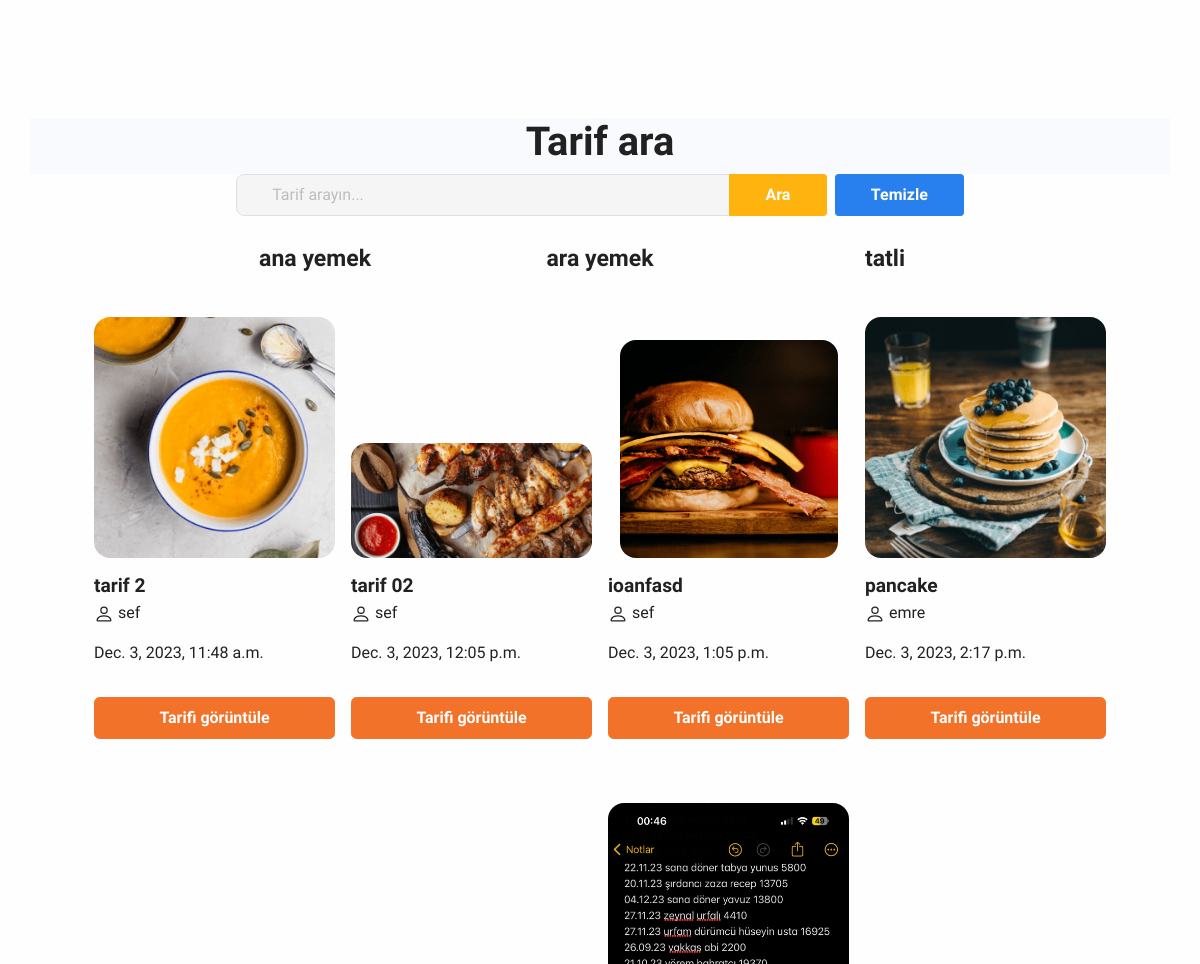
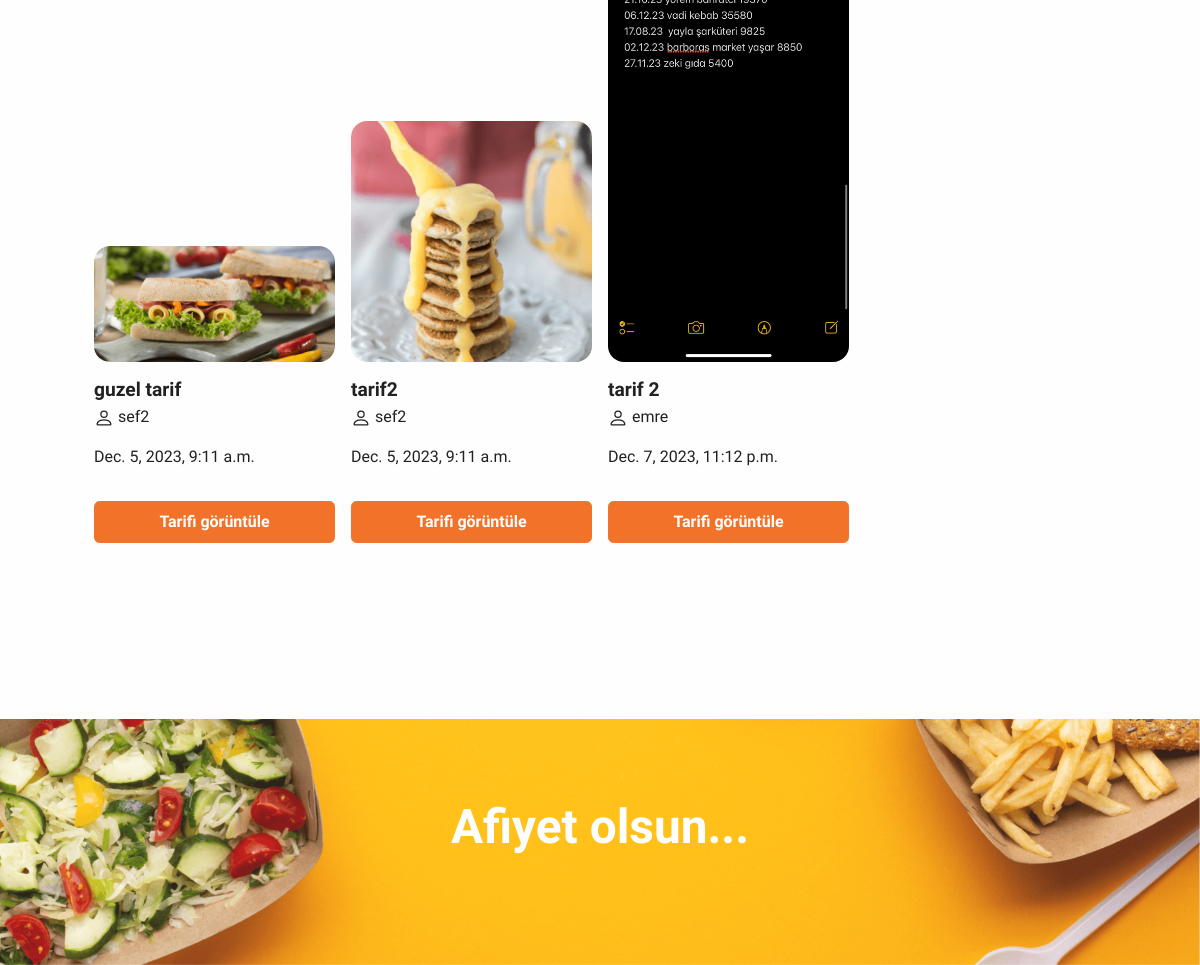
Before: / (lower part) with the older database file (2 pictures, top to bottom).
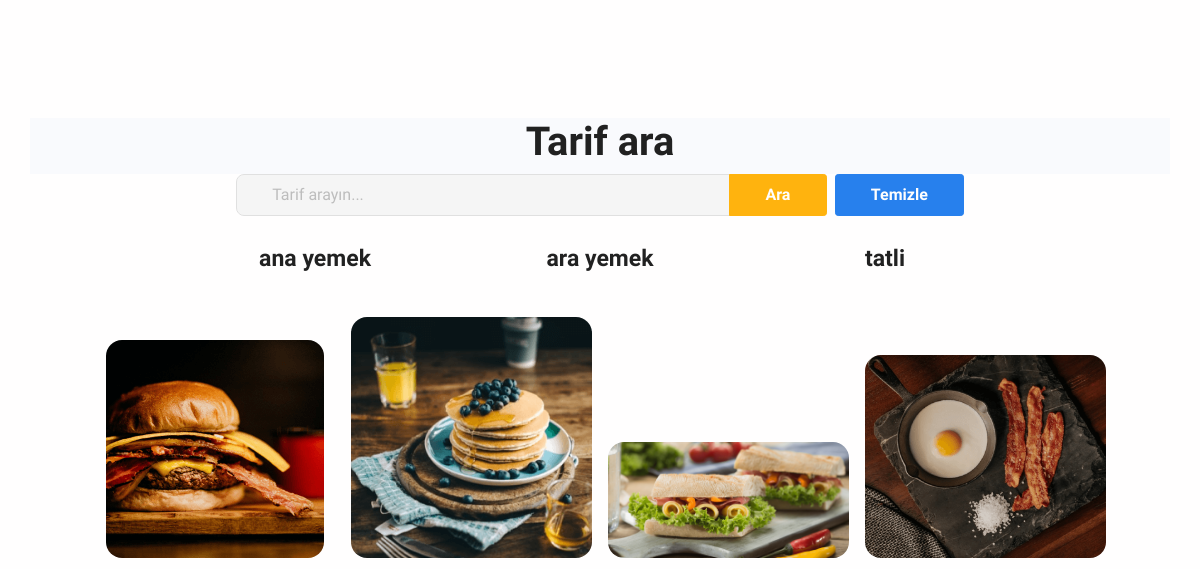
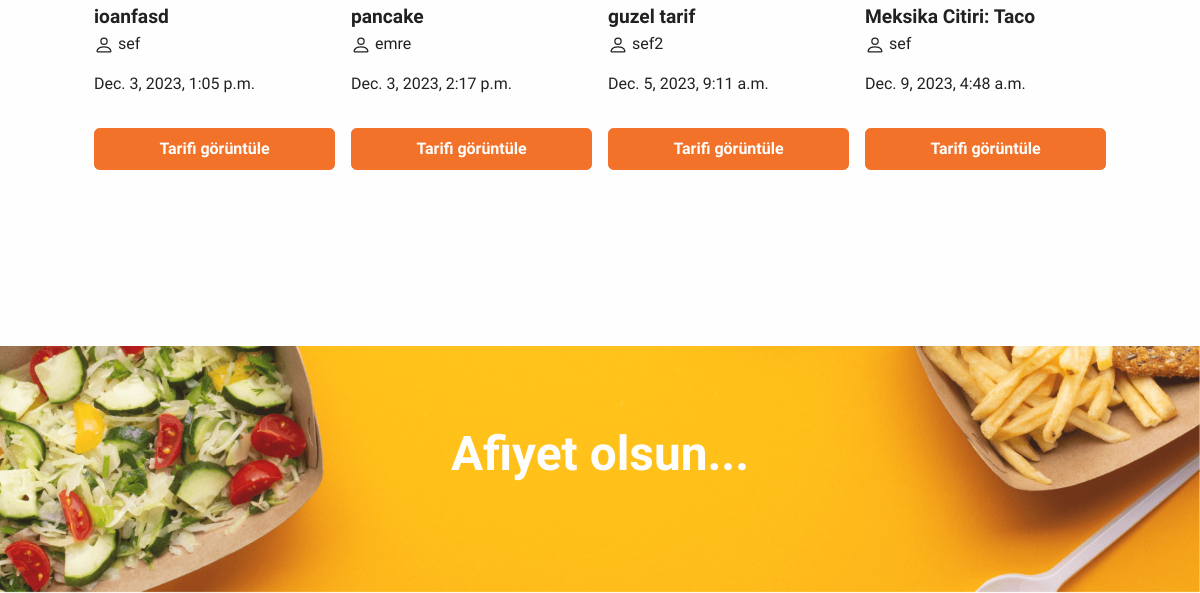
After: the same page with the newer database file (2 pictures, top to bottom).
### recipes/models.py (models this page shows, shortened)
class Category(models.Model):
    name = models.CharField(max_length=20)
    class Meta:
        verbose_name_plural = 'Categories'

class Recipe(models.Model):
    category = models.ForeignKey(
        Category, related_name='recipes', on_delete=models.CASCADE)
    name = models.CharField(max_length=30)
    description = RichTextField(blank=True, null=True)
    materials = RichTextField(blank=True, null=True)
    created_by = models.ForeignKey(
        User, related_name='recipes', on_delete=models.CASCADE)
    created_at = models.DateTimeField(auto_now_add=True)
    image = models.ImageField(upload_to='images/', blank=True, null=True)

### home/views.py (the view)
# urls.py: path('', views.index, name='index'),
def index(request):
    query = request.GET.get('query', '')
    recipes = Recipe.objects.all()
    category_id = request.GET.get('category', 0)
    categories = Category.objects.all()
    if category_id:
        recipes = recipes.filter(category_id=category_id)
    if query:
        recipes = recipes.filter(
            Q(name__icontains=query) | Q(description__icontains=query))
    context = {"recipes": recipes, "categories": categories,
               "query": query, "category_id": int(category_id)}
    return render(request, 'index.html', context)

### home/templates/index.html (shortened to what this page needs)
{% extends "base.html" %} {% load static %} {% block content %}
<div id="results-section" class="row h-100 bg-light">
  <h1 class="text-center">Tarif ara</h1>
</div>
<div class="row h-100">
  <div class="col-md-8 m-auto">
    <form
      class="d-flex flex-row justify-content-center align-items-center"
      method="get"
      action="{% url 'index' %}"
    >
      <div class="input-group">
        <input
          class="form-control"
          name="query"
          type="text"
          placeholder="Tarif arayın..."
          value="{{query}}"
        />
        <button class="btn btn-primary" type="submit">Ara</button>
      </div>
      <a class="btn btn-secondary ms-2" href="{% url 'index' %}"> Temizle</a>
    </form>
  </div>
</div>
<div class="row justify-content-center items-center my-4">
  {% for category in categories %}
  <div class="col-md-3 rounded">
    <h4
      class="text-center rounded {% if category.id == category_id%}bg-primary {% endif %}"
    >
      <a href="{% url 'index' %}?query={{ query }}&category={{ category.id }}">
        {{category.name}}
      </a>
    </h4>
  </div>
  {% endfor %}
</div>
<div
  class="row row-cols-lg-4 row-cols-md-3 row-cols-sm-2 gx-3 h-100 align-items-end px-5"
>
  {% for recipe in recipes %}
  <div class="col mb-5 h-100 p-2">
    <div class="card card-span h-100 rounded-3">
      <img
        class="img-fluid rounded-3 h-100 m-auto"
        src="{{ recipe.image.url }}"
        alt="..."
      />
      <div class="card-body ps-0">
        <h5 class="fw-bold text-1000 text-truncate mb-1">{{recipe.name}}</h5>
        <a href="#">
          <p>
            {{recipe.created_by}}
          </p>
          <p id="post-date">{{recipe.created_at}}</p>
        </a>
      </div>
      <div class="d-grid gap-2">
        <a
          class="btn btn-lg btn-danger"
          href="{% url 'recipes:detail' recipe.id %}"
          role="button"
          >Tarifi görüntüle</a
        >
      </div>
    </div>
  </div>
  {% endfor %}
</div>
{% endblock %}

Changed rows visible on the page:
removed Recipe: image (picture), name "tarif 2", created_by "sef", created_at "Dec. 3, 2023, 11:48 a.m."
removed Recipe: image (picture), name "tarif 02", created_by "sef", created_at "Dec. 3, 2023, 12:05 p.m."
removed Recipe: image (picture), name "tarif2", created_by "sef2", created_at "Dec. 5, 2023, 9:11 a.m."
removed Recipe: image (picture), name "tarif 2", created_by "emre", created_at "Dec. 7, 2023, 11:12 p.m."
added Recipe: image (picture), name "Meksika Citiri: Taco", created_by "sef", created_at "Dec. 9, 2023, 4:48 a.m."
